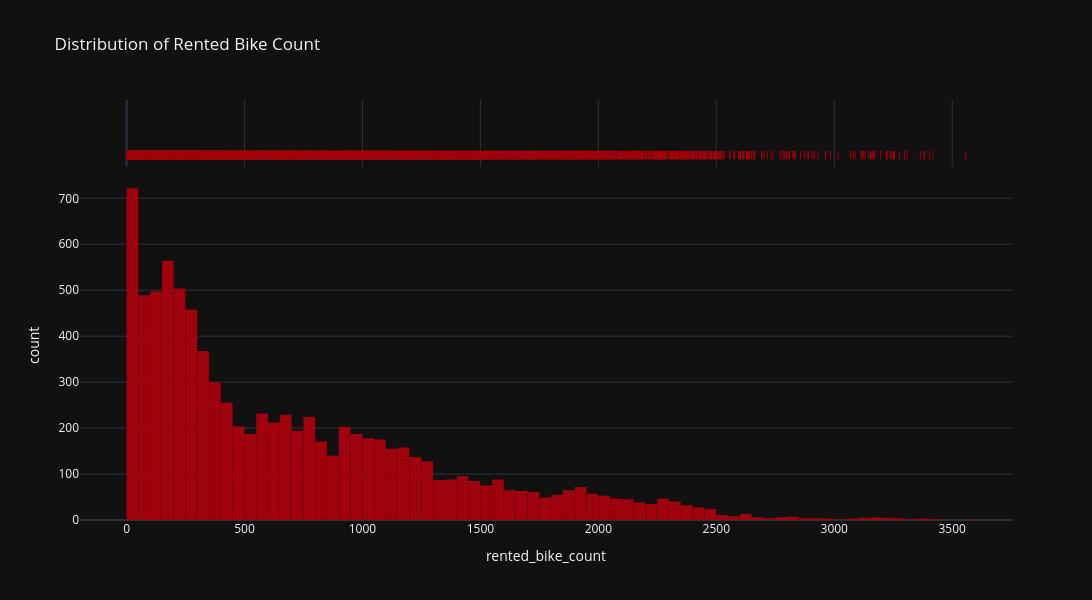

The code cell stored with this chart in its notebook:
### Markdown cell above
Summer weekdays have the highest demand at 1050 bikes, beating weekends.  
In Autumn and Spring, weekday and weekend demand is nearly equal at 700-800 bikes.  
Winter is commuter-driven, with 230 weekday rentals versus 190 on weekends.

### Code cell
# What is the overall demand distribution?

fig = px.histogram(df, x='rented_bike_count', nbins=100, marginal='rug',
                   title='Distribution of Rented Bike Count', 
                   color_discrete_sequence=['#A0000D'])
fig.update_layout(bargap=0.01)
fig.show()

### Figure 1 — Plotly figure (JSON) as saved in the notebook; plotly's stock layout.template omitted (floating-point values rounded to 4 significant figures; data arrays with more than 128 entries replaced by an {"elided": "..."} marker saying what was removed)
{"data": [{"bingroup": "x", "hovertemplate": "rented_bike_count=%{x}<br>count=%{y}<extra></extra>", "legendgroup": "", "marker": {"color": "#A0000D", "pattern": {"shape": ""}}, "name": "", "nbinsx": 100, "orientation": "v", "showlegend": false, "type": "histogram", "x": {"elided": "8760 int values"}, "xaxis": "x", "yaxis": "y"}, {"boxpoints": "all", "fillcolor": "rgba(255,255,255,0)", "hoveron": "points", "hovertemplate": "rented_bike_count=%{x}<extra></extra>", "jitter": 0, "legendgroup": "", "line": {"color": "rgba(255,255,255,0)"}, "marker": {"color": "#A0000D", "symbol": "line-ns-open"}, "name": "", "showlegend": false, "type": "box", "x": {"elided": "8760 int values"}, "xaxis": "x2", "yaxis": "y2"}], "layout": {"bargap": 0.01, "barmode": "relative", "height": 600, "legend": {"tracegroupgap": 0}, "title": {"text": "Distribution of Rented Bike Count"}, "width": 1200, "xaxis": {"anchor": "y", "domain": [0, 1], "title": {"text": "rented_bike_count"}}, "xaxis2": {"anchor": "y2", "domain": [0, 1], "matches": "x", "showgrid": true, "showticklabels": false}, "yaxis": {"anchor": "x", "domain": [0, 0.8316], "title": {"text": "count"}}, "yaxis2": {"anchor": "x2", "domain": [0.8416, 1], "matches": "y2", "showgrid": false, "showline": false, "showticklabels": false, "ticks": ""}}}
